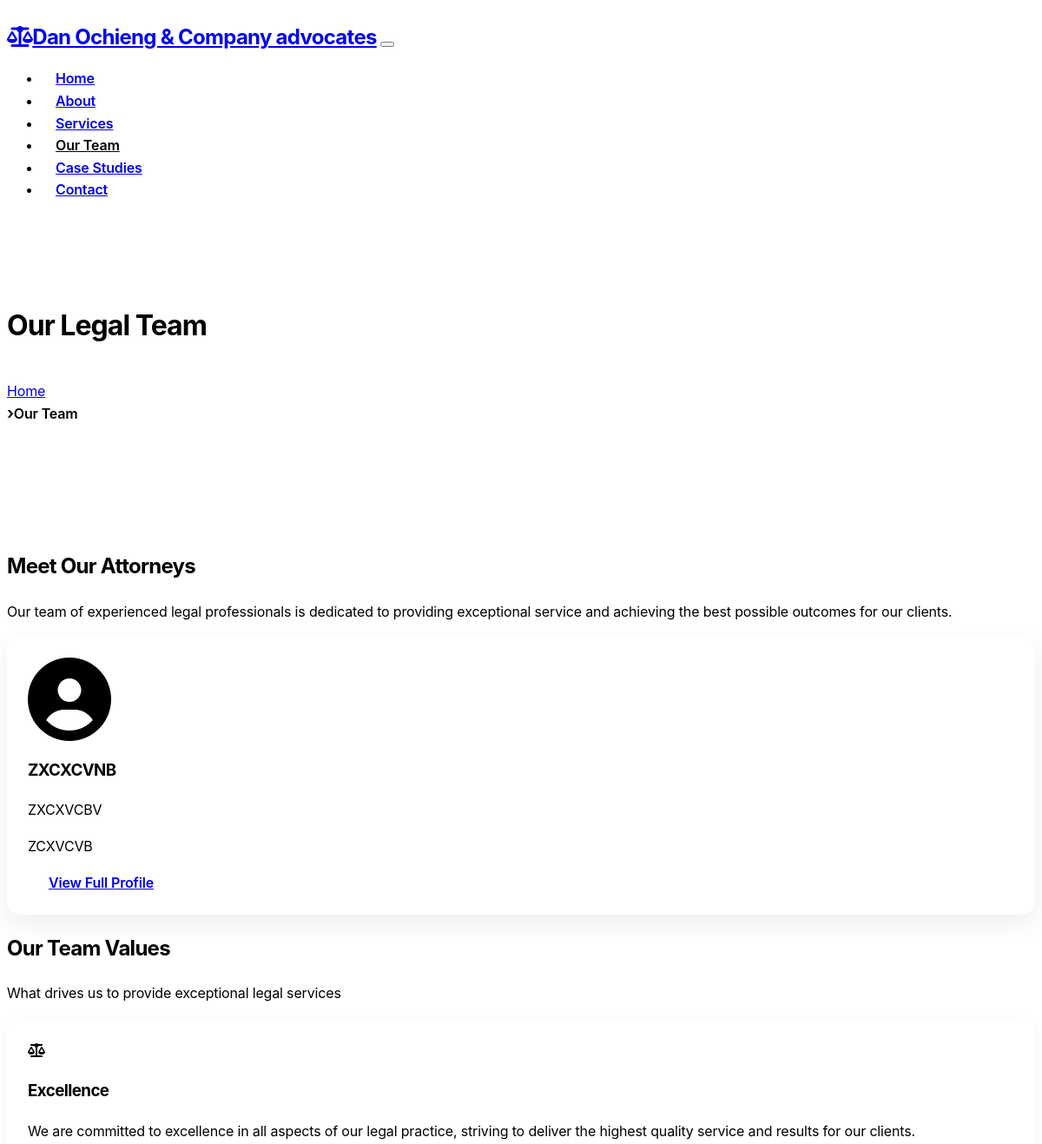
Before: /team (upper part) with the older database file.
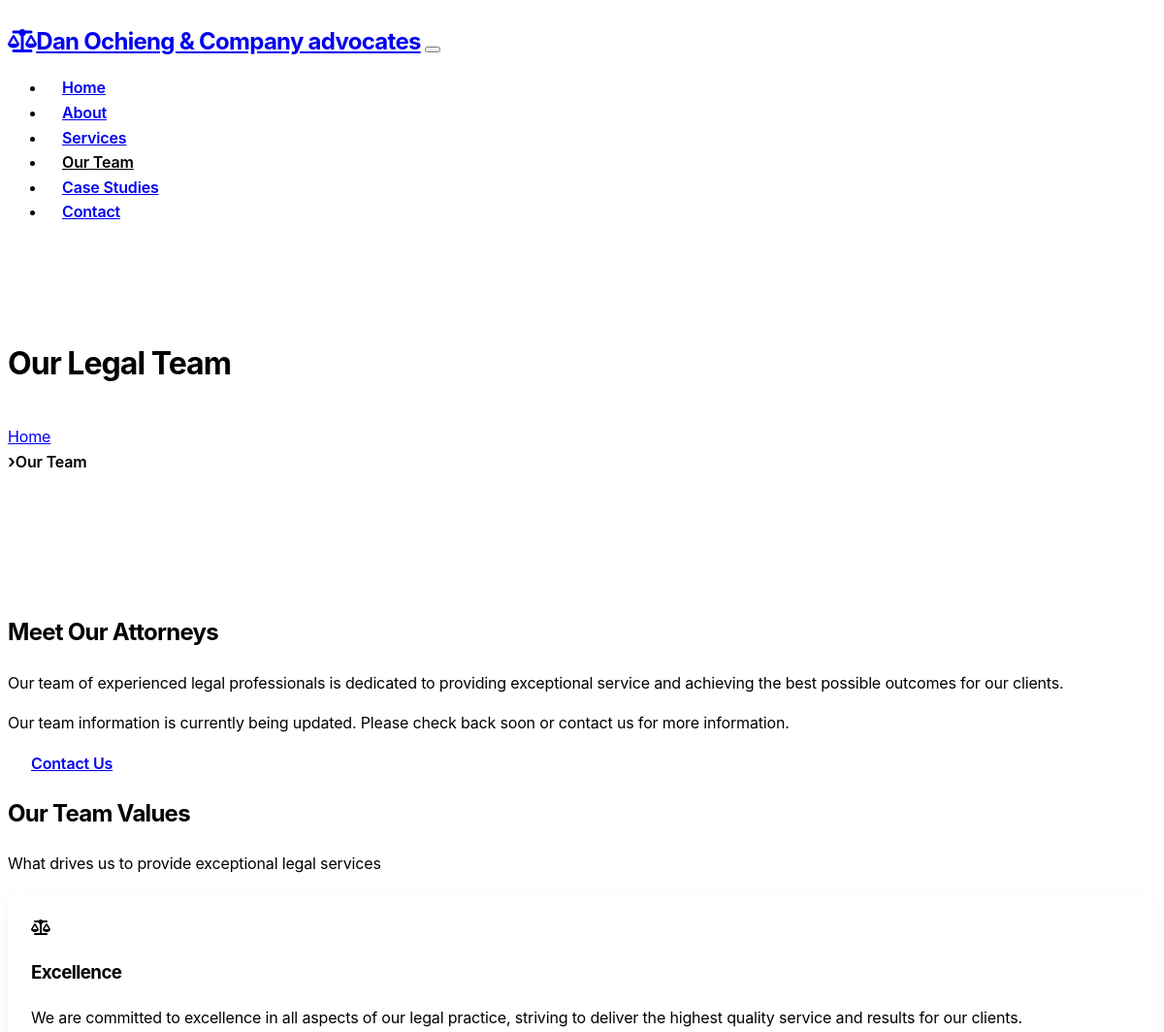
After: the same page with the newer database file.
### models.py (models this page shows, shortened)
class TeamMember(db.Model):
    id = db.Column(db.Integer, primary_key=True)
    name = db.Column(db.String(100), nullable=False)
    slug = db.Column(db.String(150), unique=True, nullable=False)
    position = db.Column(db.String(100), nullable=False)
    bio = db.Column(db.Text, nullable=False)
    email = db.Column(db.String(120))
    phone = db.Column(db.String(30))
    photo_url = db.Column(db.String(255))
    linkedin = db.Column(db.String(255))
    twitter = db.Column(db.String(255))
    display_order = db.Column(db.Integer, default=0)
    is_active = db.Column(db.Boolean, default=True)
    created_at = db.Column(db.DateTime, default=datetime.utcnow)
    updated_at = db.Column(db.DateTime, default=datetime.utcnow, onupdate=datetime.utcnow)

### routes/main_routes.py (the view)
@main_bp.route('/team')
def team():
    team_members = TeamMember.query.filter_by(is_active=True).order_by(TeamMember.display_order).all()
    return render_template('team.html', title='Our Team', team_members=team_members)

### templates/team.html (shortened to what this page needs)
{% extends "layout.html" %}
{% block content %}
<div class="page-header">
    <div class="container">
        <h1 class="display-4">Our Legal Team</h1>
        <nav aria-label="breadcrumb">
            <ol class="breadcrumb">
                <li class="breadcrumb-item"><a href="{{ url_for('main.index') }}">Home</a></li>
                <li class="breadcrumb-item active" aria-current="page">Our Team</li>
            </ol>
        </nav>
    </div>
</div>
<section class="py-5">
    <div class="container">
        <div class="row justify-content-center mb-5">
            <div class="col-lg-8 text-center">
                <h2>Meet Our Attorneys</h2>
                <p class="lead">Our team of experienced legal professionals is dedicated to providing exceptional service and achieving the best possible outcomes for our clients.</p>
            </div>
        </div>
        {% if team_members %}
        <div class="row">
            {% for member in team_members %}
            <div class="col-md-6 col-lg-4 mb-4">
                <div class="card h-100 team-card">
                    <div class="card-body text-center p-4">
                        {% if member.photo_url %}
                        <div class="mb-3">
                            <img src="{{ member.photo_url }}" alt="{{ member.name }}" class="rounded-circle img-fluid" style="width: 180px; height: 180px; object-fit: cover;">
                        </div>
                        {% else %}
                        <div class="mb-3">
                            <i class="fas fa-user-circle" style="font-size: 6rem;"></i>
                        </div>
                        {% endif %}
                        <h3 class="card-title h4">{{ member.name }}</h3>
                        <p class="text-muted mb-3">{{ member.position }}</p>
                        <p class="card-text">{{ member.bio|truncate(120) }}</p>
                        <a href="{{ url_for('main.team_member', slug=member.slug) }}" class="btn btn-outline-primary">View Full Profile</a>
                    </div>
                </div>
            </div>
            {% endfor %}
        </div>
        {% else %}
        <div class="text-center">
            <p>Our team information is currently being updated. Please check back soon or contact us for more information.</p>
            <a href="{{ url_for('contact.contact') }}" class="btn btn-primary mt-3">Contact Us</a>
        </div>
        {% endif %}
    </div>
</section>
<section class="py-5 bg-dark">
    <div class="container">
        <div class="row justify-content-center mb-5">
            <div class="col-lg-8 text-center">
                <h2>Our Team Values</h2>
                <p class="lead">What drives us to provide exceptional legal services</p>
            </div>
        </div>
        <div class="row">
            <div class="col-md-4 mb-4">
                <div class="card h-100">
                    <div class="card-body text-center p-4">
                        <div class="display-4 text-primary mb-3">
                            <i class="fas fa-balance-scale"></i>
                        </div>
                        <h3 class="card-title h5">Excellence</h3>
                        <p class="card-text">We are committed to excellence in all aspects of our legal practice, striving to deliver the highest quality service and results for our clients.</p>
                    </div>
                </div>
            </div>
        </div>
    </div>
</section>
{% endblock %}

Changed rows visible on the page:
removed TeamMember: name "ZXCXCVNB", position "ZXCXVCBV", bio "ZCXVCVB"
Other visible differences:
text now shown: "Our team information is currently being updated. Please check back soon or contact us for more information. Contact Us"
